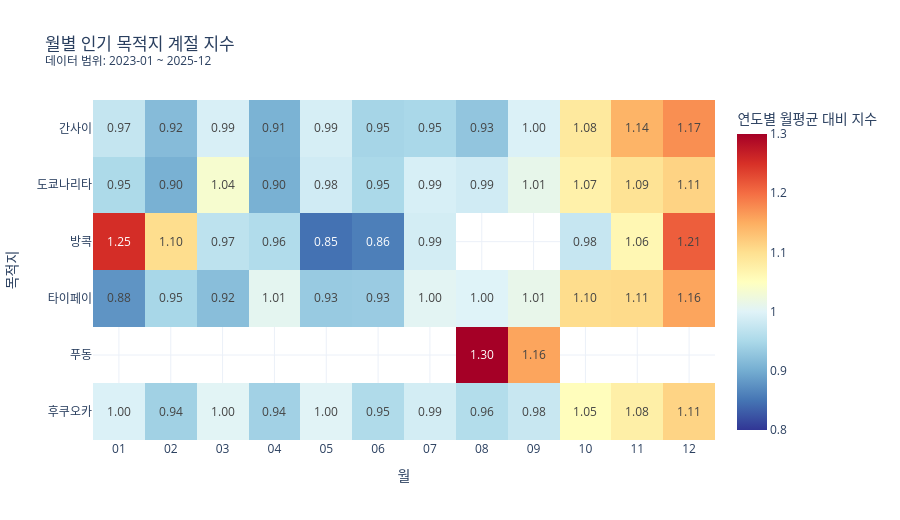
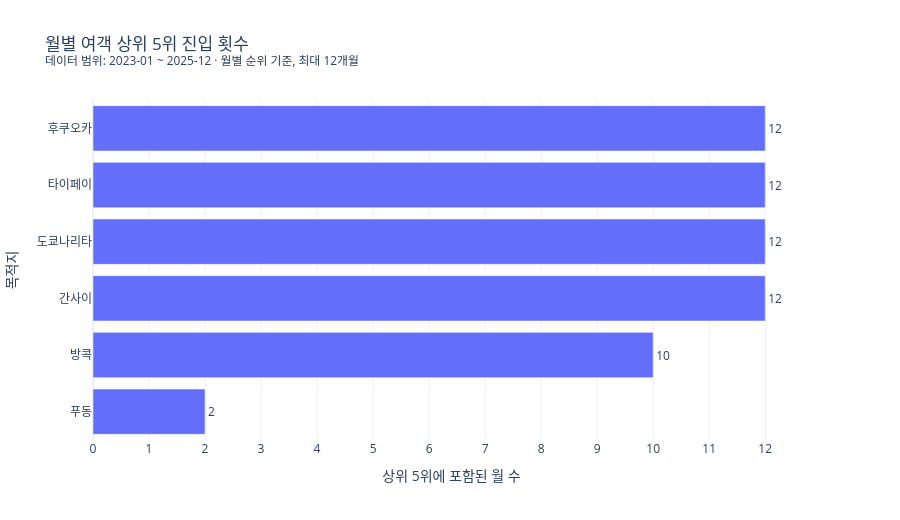

Notebook source saved alongside these figures, in order:
### Code cell
# 차트: 월별 상위 목적지의 연도별 월평균 대비 계절 지수를 비교한다.
seasonal_heatmap = seasonal_destination_df.pivot_table(
    index='목적지 대표 표준값',
    columns='월',
    values='평균 여객 계절 지수',
    aggfunc='mean',
)
fig = px.imshow(
    seasonal_heatmap,
    aspect='auto',
    color_continuous_scale='RdYlBu_r',
    zmin=0.8,
    zmax=1.3,
    text_auto='.2f',
    title=chart_title('월별 인기 목적지 계절 지수', monthly_demand_df['연월']),
    labels={'x': '월', 'y': '목적지', 'color': '연도별 월평균 대비 지수'},
    template=PLOTLY_TEMPLATE,
)
fig.update_layout(height=520)
fig.show(config={'displaylogo': False})

# 차트: 각 목적지가 월별 여객 상위 5위에 포함된 월 수를 집계한다.
seasonal_top_months = (
    seasonal_destination_df.groupby('목적지 대표 표준값', as_index=False)
    .agg(상위_5위_진입_월수=('월', 'nunique'))
    .nlargest(10, '상위_5위_진입_월수')
    .sort_values('상위_5위_진입_월수')
)
fig = px.bar(
    seasonal_top_months,
    x='상위_5위_진입_월수',
    y='목적지 대표 표준값',
    orientation='h',
    text='상위_5위_진입_월수',
    title=chart_title(
        '월별 여객 상위 5위 진입 횟수',
        monthly_demand_df['연월'],
        note='월별 순위 기준, 최대 12개월',
    ),
    labels={
        '목적지 대표 표준값': '목적지',
        '상위_5위_진입_월수': '상위 5위에 포함된 월 수',
    },
    template=PLOTLY_TEMPLATE,
)
fig.update_xaxes(dtick=1, range=[0, 12.8])
fig.update_traces(textposition='outside', cliponaxis=False)
fig.update_layout(height=520, showlegend=False, margin={'r': 90})
fig.show(config={'displaylogo': False})

### Figure 1 — Plotly figure (JSON) as saved in the notebook; plotly's stock layout.template omitted (floating-point values rounded to 4 significant figures)
{"data": [{"coloraxis": "coloraxis", "hovertemplate": "월: %{x}<br>목적지: %{y}<br>연도별 월평균 대비 지수: %{z}<extra></extra>", "name": "0", "texttemplate": "%{z:.2f}", "type": "heatmap", "x": ["01", "02", "03", "04", "05", "06", "07", "08", "09", "10", "11", "12"], "xaxis": "x", "y": ["간사이", "도쿄나리타", "방콕", "타이페이", "푸동", "후쿠오카"], "yaxis": "y", "z": [[0.9738, 0.9163, 0.9925, 0.9063, 0.9905, 0.9455, 0.9493, 0.9271, 0.9956, 1.085, 1.144, 1.174], [0.9515, 0.9045, 1.036, 0.9048, 0.985, 0.9502, 0.9917, 0.9852, 1.012, 1.072, 1.094, 1.113], [1.253, 1.103, 0.9666, 0.9557, 0.8476, 0.8589, 0.9878, NaN, NaN, 0.9756, 1.063, 1.213], [0.8774, 0.9472, 0.919, 1.007, 0.9331, 0.9345, 1.005, 0.9994, 1.012, 1.103, 1.105, 1.157], [NaN, NaN, NaN, NaN, NaN, NaN, NaN, 1.3, 1.157, NaN, NaN, NaN], [0.9953, 0.9406, 1.003, 0.9414, 1.002, 0.9545, 0.988, 0.9572, 0.9769, 1.053, 1.076, 1.112]]}], "layout": {"coloraxis": {"cmax": 1.3, "cmin": 0.8, "colorbar": {"title": {"text": "연도별 월평균 대비 지수"}}, "colorscale": [[0, "rgb(49,54,149)"], [0.1, "rgb(69,117,180)"], [0.2, "rgb(116,173,209)"], [0.3, "rgb(171,217,233)"], [0.4, "rgb(224,243,248)"], [0.5, "rgb(255,255,191)"], [0.6, "rgb(254,224,144)"], [0.7, "rgb(253,174,97)"], [0.8, "rgb(244,109,67)"], [0.9, "rgb(215,48,39)"], [1, "rgb(165,0,38)"]]}, "height": 520, "title": {"text": "월별 인기 목적지 계절 지수<br><sup>데이터 범위: 2023-01 ~ 2025-12</sup>"}, "xaxis": {"anchor": "y", "domain": [0, 1], "title": {"text": "월"}}, "yaxis": {"anchor": "x", "autorange": "reversed", "domain": [0, 1], "title": {"text": "목적지"}}}}

### Figure 2 — Plotly figure (JSON) as saved in the notebook; plotly's stock layout.template omitted (floating-point values rounded to 4 significant figures)
{"data": [{"cliponaxis": false, "hovertemplate": "상위 5위에 포함된 월 수=%{text}<br>목적지=%{y}<extra></extra>", "legendgroup": "", "marker": {"color": "#636efa", "pattern": {"shape": ""}}, "name": "", "orientation": "h", "showlegend": false, "text": [2.0, 10.0, 12.0, 12.0, 12.0, 12.0], "textposition": "outside", "type": "bar", "x": [2, 10, 12, 12, 12, 12], "xaxis": "x", "y": ["푸동", "방콕", "간사이", "도쿄나리타", "타이페이", "후쿠오카"], "yaxis": "y"}], "layout": {"barmode": "relative", "height": 520, "legend": {"tracegroupgap": 0}, "margin": {"r": 90}, "showlegend": false, "title": {"text": "월별 여객 상위 5위 진입 횟수<br><sup>데이터 범위: 2023-01 ~ 2025-12 · 월별 순위 기준, 최대 12개월</sup>"}, "xaxis": {"anchor": "y", "domain": [0, 1], "dtick": 1, "range": [0, 12.8], "title": {"text": "상위 5위에 포함된 월 수"}}, "yaxis": {"anchor": "x", "domain": [0, 1], "title": {"text": "목적지"}}}}
